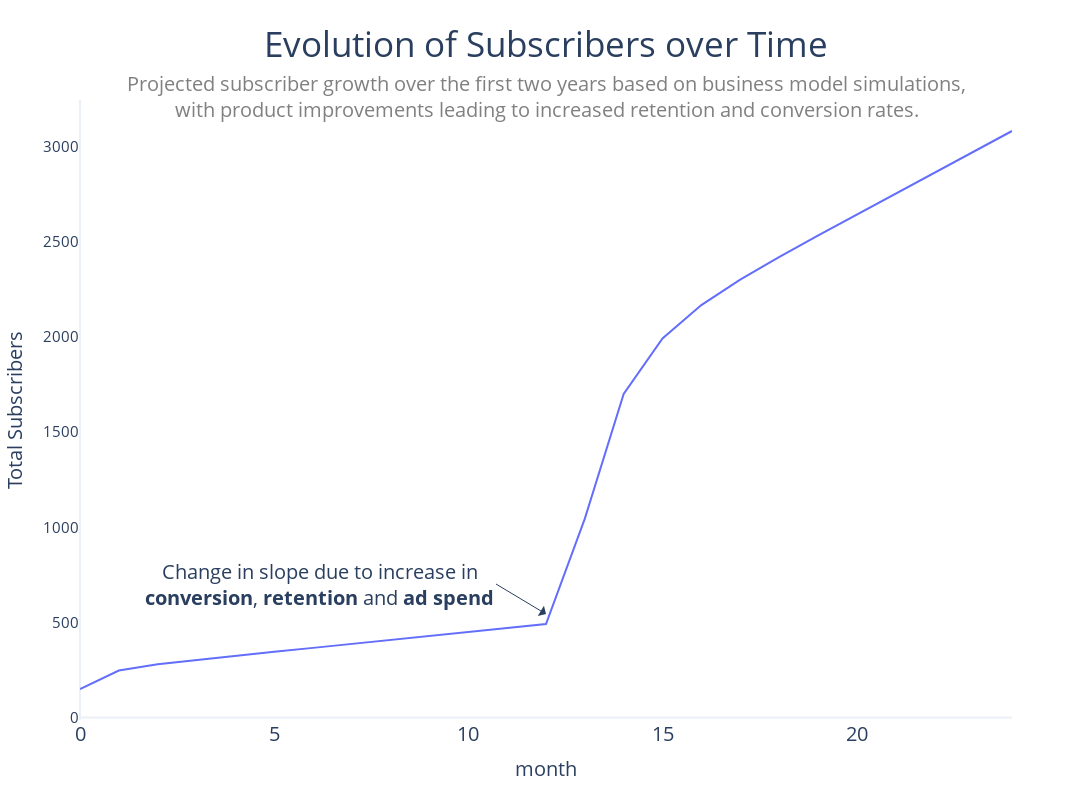

The code cell stored with this chart in its notebook:
### Code cell
fig = px.line(
    subscribers,
    x='month',
    y="(All) Total Current Subscribers",
    title="Evolution of Subscribers over Time",
    labels={"(All) Total Current Subscribers": "Total Subscribers"}
)

fig.update_layout(
    plot_bgcolor='white',  
    paper_bgcolor='white',
    title_font=dict(size=35),
    title={'x':0.5, 'y':0.96, 'xanchor': 'center'},
    height=800,  
    width=1200, 
).update_xaxes(
    title_font=dict(size=20),
    tickfont_size=20,
    showgrid=False 
).update_yaxes(
    title_font=dict(size=20),
    tickfont_size=15,
    showgrid=False
).add_annotation(
    text="Change in slope due to increase in<br><b>conversion</b>, <b>retention</b> and <b>ad spend</b>",
    x=12,
    y=491.468,
    arrowhead=1,
    yshift=10,
    xanchor="right",
    showarrow=True,
    font=dict(size=20),
    arrowsize=2,
    align="center",
    ax=-50,  
    ay=-30
)

fig.add_annotation(
    text="Projected subscriber growth over the first two years based on business model simulations,<br>with product improvements leading to increased retention and conversion rates.",
    xref="paper", yref="paper",
    x=0.5, y=0.96,  
    showarrow=False,
    font=dict(size=20, color="grey"),
    xanchor='center', yanchor='bottom',
)

fig.update_layout(template='plotly_white') 


fig.show()

### Figure 1 — Plotly figure (JSON) as saved in the notebook; plotly's stock layout.template omitted (floating-point values rounded to 4 significant figures)
{"data": [{"hovertemplate": "month=%{x}<br>Total Subscribers=%{y}<extra></extra>", "legendgroup": "", "line": {"color": "#636efa", "dash": "solid"}, "marker": {"symbol": "circle"}, "mode": "lines", "name": "", "orientation": "v", "showlegend": false, "type": "scatter", "x": [0, 1, 2, 3, 4, 5, 6, 7, 8, 9, 10, 11, 12, 13, 14, 15, 16, 17, 18, 19, 20, 21, 22, 23, 24], "xaxis": "x", "y": [150, 246.9, 280.1, 303.0, 324.2, 345.2, 366.1, 387.0, 407.9, 428.8, 449.7, 470.6, 491.5, 1045.0, 1701.0, 1992.0, 2168.0, 2301.0, 2419.0, 2532.0, 2643.0, 2753.0, 2863.0, 2973.0, 3083.0], "yaxis": "y"}], "layout": {"annotations": [{"align": "center", "arrowhead": 1, "arrowsize": 2, "ax": -50, "ay": -30, "font": {"size": 20}, "showarrow": true, "text": "Change in slope due to increase in<br><b>conversion</b>, <b>retention</b> and <b>ad spend</b>", "x": 12, "xanchor": "right", "y": 491.5, "yshift": 10}, {"font": {"color": "grey", "size": 20}, "showarrow": false, "text": "Projected subscriber growth over the first two years based on business model simulations,<br>with product improvements leading to increased retention and conversion rates.", "x": 0.5, "xanchor": "center", "xref": "paper", "y": 0.96, "yanchor": "bottom", "yref": "paper"}], "height": 800, "legend": {"tracegroupgap": 0}, "paper_bgcolor": "white", "plot_bgcolor": "white", "title": {"font": {"size": 35}, "text": "Evolution of Subscribers over Time", "x": 0.5, "xanchor": "center", "y": 0.96}, "width": 1200, "xaxis": {"anchor": "y", "domain": [0, 1], "showgrid": false, "tickfont": {"size": 20}, "title": {"font": {"size": 20}, "text": "month"}}, "yaxis": {"anchor": "x", "domain": [0, 1], "showgrid": false, "tickfont": {"size": 15}, "title": {"font": {"size": 20}, "text": "Total Subscribers"}}}}
